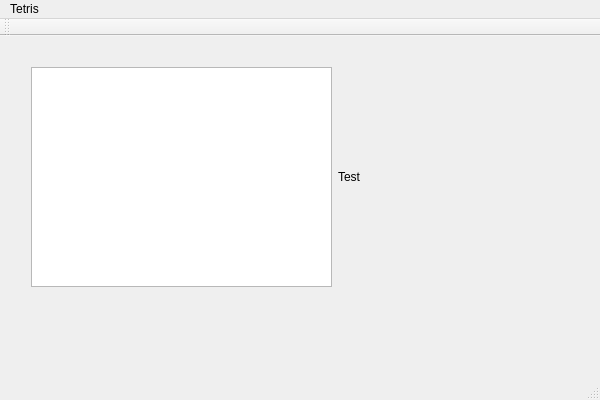
<?xml version="1.0" encoding="UTF-8"?>
<ui version="4.0">
 <class>MainWindow</class>
 <widget class="QMainWindow" name="MainWindow">
  <property name="geometry">
   <rect>
    <x>0</x>
    <y>0</y>
    <width>600</width>
    <height>400</height>
   </rect>
  </property>
  <property name="windowTitle">
   <string>MainWindow</string>
  </property>
  <widget class="QWidget" name="centralWidget">
   <widget class="QWidget" name="horizontalLayoutWidget">
    <property name="geometry">
     <rect>
      <x>20</x>
      <y>20</y>
      <width>352</width>
      <height>242</height>
     </rect>
    </property>
    <layout class="QHBoxLayout" name="horizontalLayout">
     <item>
      <widget class="QGraphicsView" name="graphicsView">
       <property name="minimumSize">
        <size>
         <width>300</width>
         <height>180</height>
        </size>
       </property>
      </widget>
     </item>
     <item>
      <widget class="QLabel" name="label">
       <property name="text">
        <string>Test</string>
       </property>
      </widget>
     </item>
    </layout>
   </widget>
  </widget>
  <widget class="QMenuBar" name="menuBar">
   <property name="geometry">
    <rect>
     <x>0</x>
     <y>0</y>
     <width>600</width>
     <height>19</height>
    </rect>
   </property>
   <widget class="QMenu" name="menuTetris">
    <property name="title">
     <string>Tetris</string>
    </property>
    <addaction name="actionNew"/>
    <addaction name="actionPause"/>
    <addaction name="separator"/>
    <addaction name="actionQuit"/>
   </widget>
   <addaction name="menuTetris"/>
  </widget>
  <widget class="QToolBar" name="mainToolBar">
   <attribute name="toolBarArea">
    <enum>TopToolBarArea</enum>
   </attribute>
   <attribute name="toolBarBreak">
    <bool>false</bool>
   </attribute>
  </widget>
  <widget class="QStatusBar" name="statusBar"/>
  <action name="actionNew">
   <property name="text">
    <string>New</string>
   </property>
  </action>
  <action name="actionPause">
   <property name="text">
    <string>Pause</string>
   </property>
  </action>
  <action name="actionQuit">
   <property name="text">
    <string>Quit</string>
   </property>
  </action>
 </widget>
 <layoutdefault spacing="6" margin="11"/>
 <resources/>
 <connections/>
</ui>
